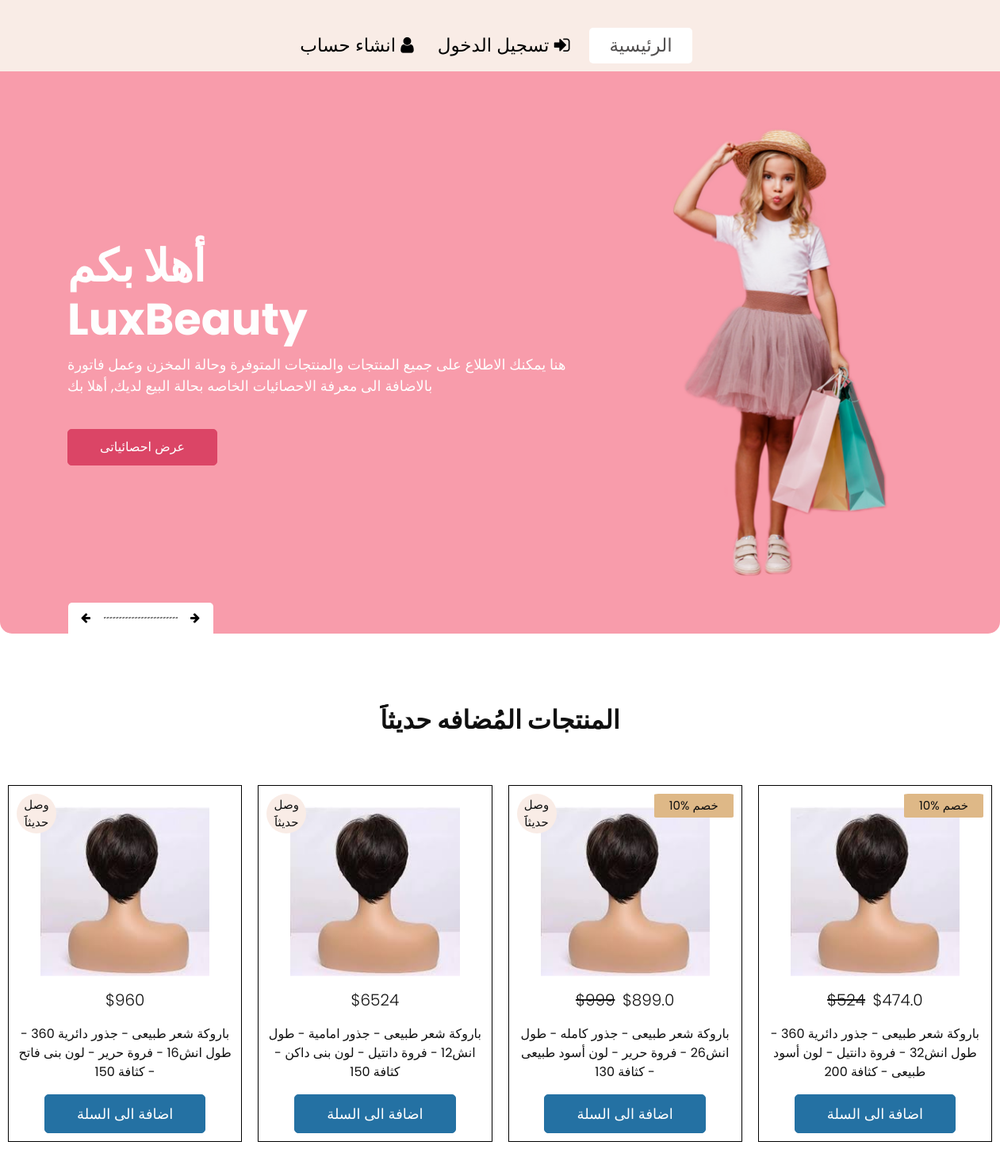
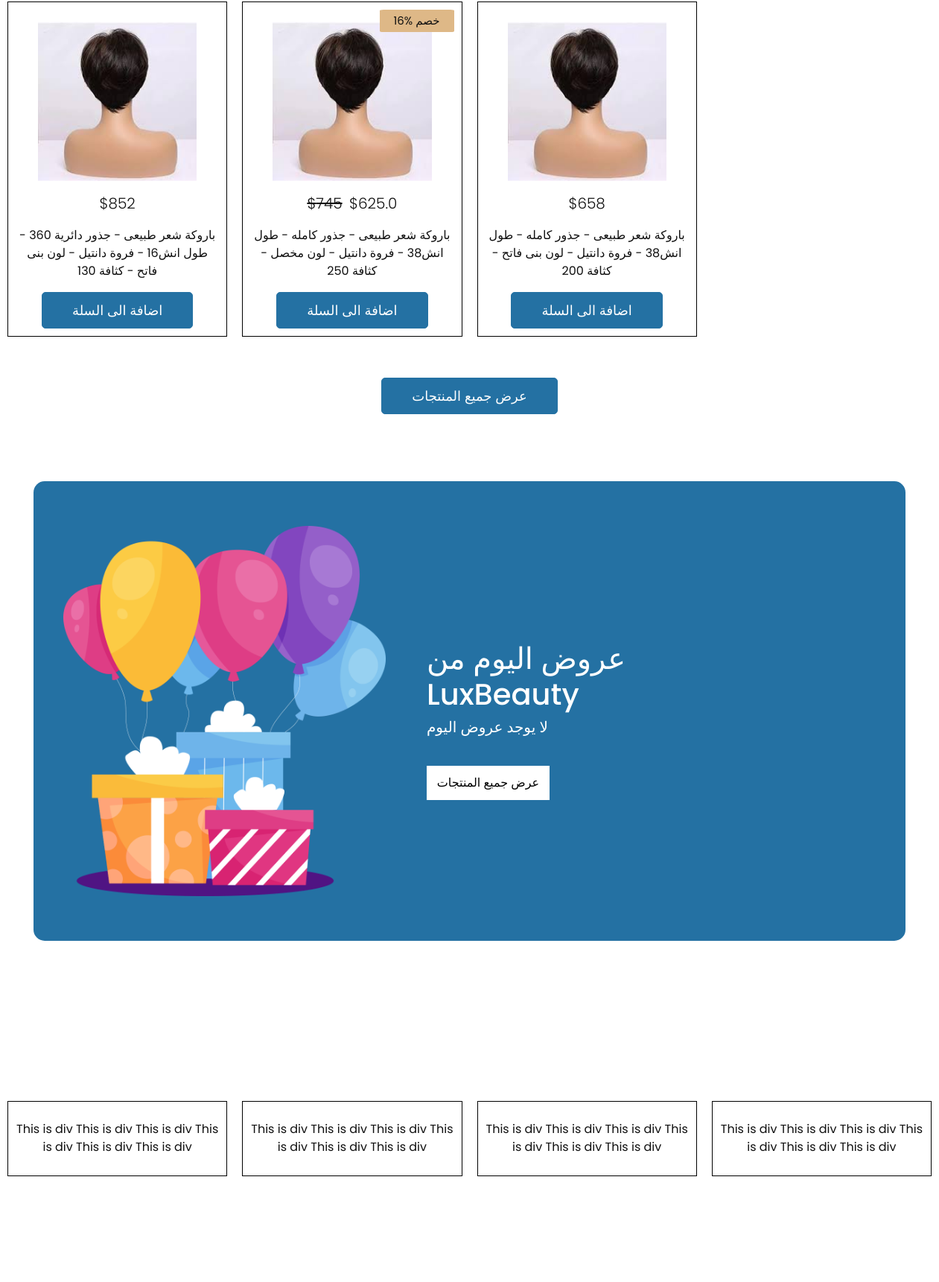
/home/ (upper part), run on the app's committed database (2 pictures, top to bottom).
### core/models.py (models this page shows, shortened)
class Item(models.Model):
    name = models.CharField(max_length=150, choices=wig_name, null=False)
    wig_type = models.CharField(max_length=150, choices=wig_type, null=False)
    wig_long = models.CharField(max_length=150, choices=wig_long, null=False)
    scalp_type = models.CharField(max_length=150, choices=scalp_type, null=False)
    wig_color = models.CharField(max_length=150, choices=wig_color, null=False)
    density = models.CharField(max_length=150, choices=density, null=False)
    price = models.IntegerField(default=1500, validators=[MaxValueValidator(7000), MinValueValidator(400)])
    quantity = models.PositiveIntegerField(null=False)
    date = models.DateTimeField(auto_now_add=True, blank=True)
    discount_price = models.FloatField(default=0.00, blank=True, null=True)
    slug = models.SlugField()

### core/views.py (the view)
# urls.py: path('home/', views.home, name="home"),
def home(request):
    from django.contrib.auth import authenticate
    user = authenticate(username="admin", password="12345")
    print("*"* 100)
    print(user)
    items = models.Item.objects.all().order_by('-date')
    offers = models.Offer.objects.all().order_by('-date')[:3]
    new_arrived_items = models.Item.objects.all().order_by('-date')[:3]
    context = {
        'items' : items,
        'offers' : offers,
        'new_arrived_items' : new_arrived_items,
    }
    return render(request, 'core/index.html', context)

### templates/core/index.html (shortened to what this page needs)
{% extends 'partials/base.html' %}
{% load static %}
{% load mathfilters %}
{% block content %}
    <section class="slider_section">
      <div class="slider_container">
        <div id="carouselExampleIndicators" class="carousel slide" data-ride="carousel">
          <div class="carousel-inner">
            <div class="carousel-item active">
              <div class="container-fluid">
                <div class="row">
                  <div class="col-md-7">
                    <div class="detail-box">
                      <h1>
                        أهلا بكم <br>
                        LuxBeauty
                      </h1>
                      <p style="font-size:large">
                         هنا يمكنك الاطلاع على جميع المنتجات والمنتجات المتوفرة وحالة المخزن وعمل فاتورة بالاضافة الى معرفة الاحصائيات الخاصه بحالة البيع لديك, أهلا بك
                      </p>
                      <a href="{% url 'chart_view' %}">
                        عرض احصائياتى
                      </a>
                    </div>
                  </div>
                  <div class="col-md-5 ">
                    <div class="img-box">
                      <img src="{% static 'images/slider-img.png' %}" alt="" />
                    </div>
                  </div>
                </div>
              </div>
            </div>
          </div>
          <div class="carousel_btn-box">
            <a class="carousel-control-prev" href="#carouselExampleIndicators" role="button" data-slide="prev">
              <i class="fa fa-arrow-left" aria-hidden="true"></i>
            </a>
            <img src="images/line.png" alt="" />
            <a class="carousel-control-next" href="#carouselExampleIndicators" role="button" data-slide="next">
              <i class="fa fa-arrow-right" aria-hidden="true"></i>
            </a>
          </div>
        </div>
      </div>
    </section>
  <section class="shop_section layout_padding">
    <div class="container" style="max-width: 1400px;">
      <div class="heading_container heading_center">
        <h2>
           المنتجات المُضافه حديثاََ
        </h2>
      </div>
      <div class="row">
        {% for item in items.all %}
            <div class="col-xl-3 col-12 col-sm-6 col-md-4" style="padding: 10px;">
              <div class="box">
                  <div class="img-box">
                    <img src="{% static 'images/wig2.jpeg' %}" alt="">
                  </div>
                  <div style="text-align: center;">
                    <p class="lead">
                      {% if item.discount_price %}
                        <span class="mr-1"> <del>${{ item.price }}</del> </span>
                        <span>${{ item.price|sub:item.discount_price }}</span>
                      {% else %}
                        <span>${{item.price}} </span>
                      {% endif %}
                    </p>
                  </div>
                  <div style="text-align: center; margin-top: 15px;">
                    <p>{{item.name}} - {{item.wig_type}} - طول {{item.wig_long}} - فروة {{item.scalp_type}} - لون {{item.wig_color}} - كثافة {{item.density}} </p>
                  </div>
                  <div class="add_to_cart_per_product">
                    <a href="{% url 'add-to-cart' item.slug %}">اضافة الى السلة</a>
                  </div>
                  {% if item in new_arrived_items %}
                  <div class="new" style="text-align: center;">
                    <span> وصل حديثاََ </span>
                  </div>
                  {% endif %}
                  {% if item.discount_price  %}
                  <div class="have_discount" style="text-align: center;">
                    <span>خصم %{{item.discount_price|div:item.price|mul:100|floatformat:0}}</span>
                  </div>
                  {% endif %}
              </div>
            </div>
        {% endfor %}
      </div>
      <div class="btn-box">
        <a href="{% url 'shop' %}">
          عرض جميع المنتجات
        </a>
      </div>
    </div>
  </section>
    {% include 'core/gift.html' %}
  <section class="shop_section layout_padding">
    <div class="container" style="max-width: 1400px;">
      <div class="row">
            <div class="col-xl-3 col-12 col-sm-6 col-md-4" style="padding: 10px;">
              <div class="box">
                  <div style="text-align: center; margin-top: 15px;">
                    <p>This is div This is div This is div This is div This is div This is div</p>
                  </div>
              </div>
            </div>
      <div class="col-xl-3 col-12 col-sm-6 col-md-4" style="padding: 10px;">
        <div class="box">
            <div style="text-align: center; margin-top: 15px;">
              <p>This is div This is div This is div This is div This is div This is div</p>
            </div>
        </div>
      </div>
      <div class="col-xl-3 col-12 col-sm-6 col-md-4" style="padding: 10px;">
        <div class="box">
            <div style="text-align: center; margin-top: 15px;">
              <p>This is div This is div This is div This is div This is div This is div</p>
            </div>
        </div>
      </div>
      <div class="col-xl-3 col-12 col-sm-6 col-md-4" style="padding: 10px;">
        <div class="box">
            <div style="text-align: center; margin-top: 15px;">
              <p>This is div This is div This is div This is div This is div This is div</p>
            </div>
        </div>
      </div>
    </div>
  </div>
  </section>
{% endblock content %}

### static/css/style.css (style rules this page uses)
body { font-family: "poppins", sans-serif; color: #101010; background-color: #ffffff; }
.layout_padding { padding-top: 90px; padding-bottom: 90px; }
.heading_container { display: -webkit-box; display: -ms-flexbox; display: flex; -webkit-box-orient: vertical; -webkit-box-direction: normal; -ms-flex-direction: column; flex-direction: column; }
.heading_container h2 { text-transform: uppercase; font-weight: bold; }
.heading_container.heading_center { -webkit-box-align: center; -ms-flex-align: center; align-items: center; text-align: center; }
a, a:hover, a:focus { text-decoration: none; }
.slider_section .slider_container { color: #fefefe; background-color: #000000; background-color: #f89cab; padding: 25px; border-radius: 0 0 15px 15px; }
.slider_section .row { -webkit-box-align: center; -ms-flex-align: center; align-items: center; }
.slider_section .img-box { display: -webkit-box; display: -ms-flexbox; display: flex; -webkit-box-pack: center; -ms-flex-pack: center; justify-content: center; padding: 45px; }
.slider_section .img-box img { width: 275px; }
.slider_section .detail-box { padding-left: 45px; margin: 45px 0; }
.slider_section .detail-box h1 { font-weight: bold; font-size: 3.5rem; margin-bottom: 10px; }
.slider_section .detail-box a { display: inline-block; padding: 10px 40px; background-color: #db4566; color: #ffffff; border: 1px solid #db4566; border-radius: 5px; -webkit-transition: all .3s; transition: all .3s; margin-top: 25px; text-transform: uppercase; }
.slider_section .carousel_btn-box { display: -webkit-box; display: -ms-flexbox; display: flex; background-color: #ffffff; -webkit-box-align: center; -ms-flex-align: center; align-items: center; position: absolute; bottom: -25px; left: 5%; padding: 7px 10px; border-radius: 5px 5px 0 0; }
.slider_section .carousel_btn-box img { margin: 0 10px; }
.slider_section .carousel_btn-box .carousel-control-prev, .slider_section .carousel_btn-box .carousel-control-next { position: unset; height: 25px; width: 25px; background-repeat: no-repeat; opacity: 1; background-position: center; color: #000000; font-size: 14px; }
.shop_section .heading_container { margin-bottom: 20px; }
.shop_section .box { background-color: #ffffff; position: relative; padding: 10px; margin-top: 25px; border-color: #000000; border-style: solid; border-width: 1px; }
.shop_section .box a { color: #000000; }
.shop_section .box .img-box { display: -webkit-box; display: -ms-flexbox; display: flex; -webkit-box-pack: center; -ms-flex-pack: center; justify-content: center; -webkit-box-align: center; -ms-flex-align: center; align-items: center; padding: 15px 30px; height: 245px; }
.shop_section .box .img-box img { max-width: 100%; max-height: 100%; }
.shop_section .box .new { width: 50px; height: 50px; position: absolute; top: 10px; left: 10px; background-color: #f9ece6; display: -webkit-box; display: -ms-flexbox; display: flex; -webkit-box-pack: center; -ms-flex-pack: center; justify-content: center; -webkit-box-align: center; -ms-flex-align: center; align-items: center; border-radius: 100%; font-size: 15px; }
.shop_section .box .have_discount { width: 100px; height: 30px; position: absolute; top: 10px; right: 10px; background-color: burlywood; display: -webkit-box; display: -ms-flexbox; display: flex; -webkit-box-pack: center; -ms-flex-pack: center; justify-content: center; -webkit-box-align: center; -ms-flex-align: center; align-items: center; border-radius: 5%; font-size: 15px; }
.shop_section .btn-box { display: -webkit-box; display: -ms-flexbox; display: flex; -webkit-box-pack: center; -ms-flex-pack: center; justify-content: center; margin-top: 45px; }
.shop_section .btn-box a { display: inline-block; padding: 10px 40px; background-color: #2471A3; color: #ffffff; border: 1px solid #2471A3; border-radius: 5px; -webkit-transition: all .3s; transition: all .3s; font-size: large; }
.shop_section .add_to_cart_per_product { display: -webkit-box; display: -ms-flexbox; display: flex; -webkit-box-pack: center; -ms-flex-pack: center; justify-content: center; }
.shop_section .add_to_cart_per_product a { display: inline-block; padding: 10px 40px; background-color: #2471A3; color: #ffffff; border: 1px solid #2471A3; border-radius: 5px; -webkit-transition: all .3s; transition: all .3s; font-size: large; }
.shop_section { background-repeat: no-repeat; background-attachment: fixed; background-size: 100% 100%; }

### static/css/responsive.css (style rules this page uses)
@media (min-width: 1200px) { .container { max-width: 1170px; } }

### data on the page
Item: price "960", name "باروكة شعر طبيعى", scalp_type "حرير", wig_color "بنى فاتح", density "150", shows "وصل حديثاََ"
Item: price "6524", name "باروكة شعر طبيعى", wig_type "جذور امامية", wig_long "انش12", scalp_type "دانتيل", wig_color "بنى داكن", density "150", shows "وصل حديثاََ"
Item: price "999", price|sub "899.0", name "باروكة شعر طبيعى", wig_type "جذور كامله", scalp_type "حرير", wig_color "أسود طبيعى", density "130", shows "وصل حديثاََ", discount_price|div "10"
Item: price "524", price|sub "474.0", name "باروكة شعر طبيعى", scalp_type "دانتيل", wig_color "أسود طبيعى", density "200", discount_price|div "10"
Item: price "852", name "باروكة شعر طبيعى", scalp_type "دانتيل", wig_color "بنى فاتح", density "130"
Item: price "745", price|sub "625.0", name "باروكة شعر طبيعى", wig_type "جذور كامله", scalp_type "دانتيل", wig_color "مخصل", density "250", discount_price|div "16"
Item: price "658", name "باروكة شعر طبيعى", wig_type "جذور كامله", scalp_type "دانتيل", wig_color "بنى فاتح", density "200"
